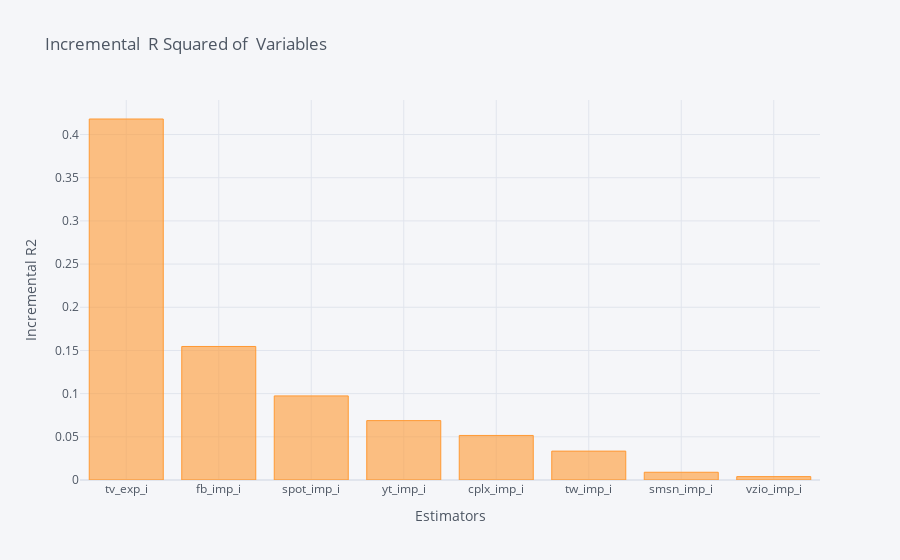
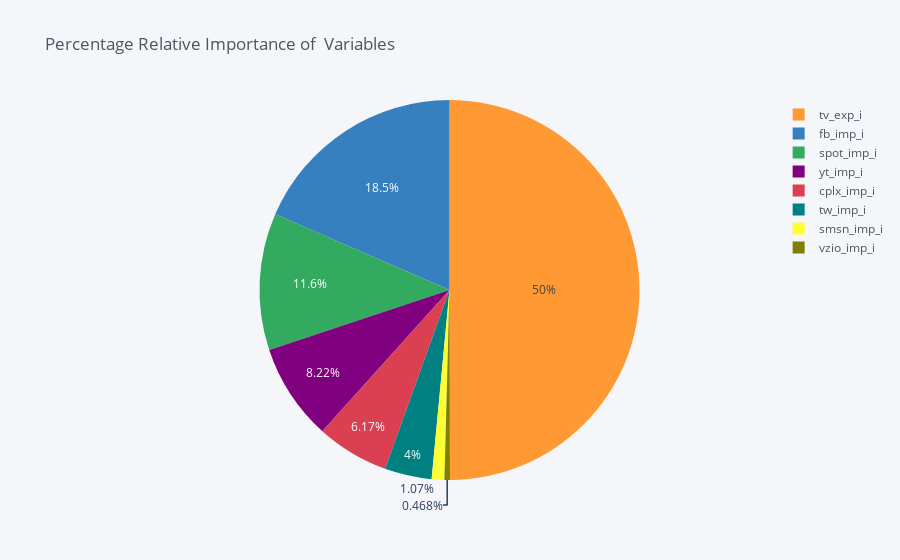

The code cell stored with these charts, in order, in its notebook:
### Code cell
dominance_regression.plot_incremental_rsquare()

### Figure 1 — Plotly figure (JSON) as saved in the notebook; plotly's stock layout.template omitted (floating-point values rounded to 4 significant figures)
{"data": [{"marker": {"color": "rgba(255, 153, 51, 0.6)", "line": {"color": "rgba(255, 153, 51, 1.0)", "width": 1}}, "name": "incremental_r2", "orientation": "v", "text": "", "type": "bar", "x": ["tv_exp_i", "fb_imp_i", "spot_imp_i", "yt_imp_i", "cplx_imp_i", "tw_imp_i", "smsn_imp_i", "vzio_imp_i"], "y": [0.418, 0.1546, 0.09735, 0.06877, 0.0516, 0.03345, 0.008975, 0.003916]}], "layout": {"legend": {"bgcolor": "#F5F6F9", "font": {"color": "#4D5663"}}, "paper_bgcolor": "#F5F6F9", "plot_bgcolor": "#F5F6F9", "title": {"font": {"color": "#4D5663"}, "text": "Incremental  R Squared of  Variables "}, "xaxis": {"gridcolor": "#E1E5ED", "showgrid": true, "tickfont": {"color": "#4D5663"}, "title": {"font": {"color": "#4D5663"}, "text": "Estimators"}, "zerolinecolor": "#E1E5ED"}, "yaxis": {"gridcolor": "#E1E5ED", "showgrid": true, "tickfont": {"color": "#4D5663"}, "title": {"font": {"color": "#4D5663"}, "text": "Incremental R2"}, "zerolinecolor": "#E1E5ED"}}}

### Figure 2 — Plotly figure (JSON) as saved in the notebook; plotly's stock layout.template omitted (floating-point values rounded to 4 significant figures)
{"data": [{"labels": ["tv_exp_i", "fb_imp_i", "spot_imp_i", "yt_imp_i", "cplx_imp_i", "tw_imp_i", "smsn_imp_i", "vzio_imp_i"], "marker": {"colors": ["rgba(255, 153, 51, 1.0)", "rgba(55, 128, 191, 1.0)", "rgba(50, 171, 96, 1.0)", "rgba(128, 0, 128, 1.0)", "rgba(219, 64, 82, 1.0)", "rgba(0, 128, 128, 1.0)", "rgba(255, 255, 51, 1.0)", "rgba(128, 128, 0, 1.0)"]}, "name": "", "type": "pie", "values": [49.96, 18.48, 11.64, 8.219, 6.167, 3.998, 1.073, 0.468]}], "layout": {"legend": {"bgcolor": "#F5F6F9", "font": {"color": "#4D5663"}}, "paper_bgcolor": "#F5F6F9", "plot_bgcolor": "#F5F6F9", "title": {"font": {"color": "#4D5663"}, "text": "Percentage Relative Importance of  Variables "}}}
